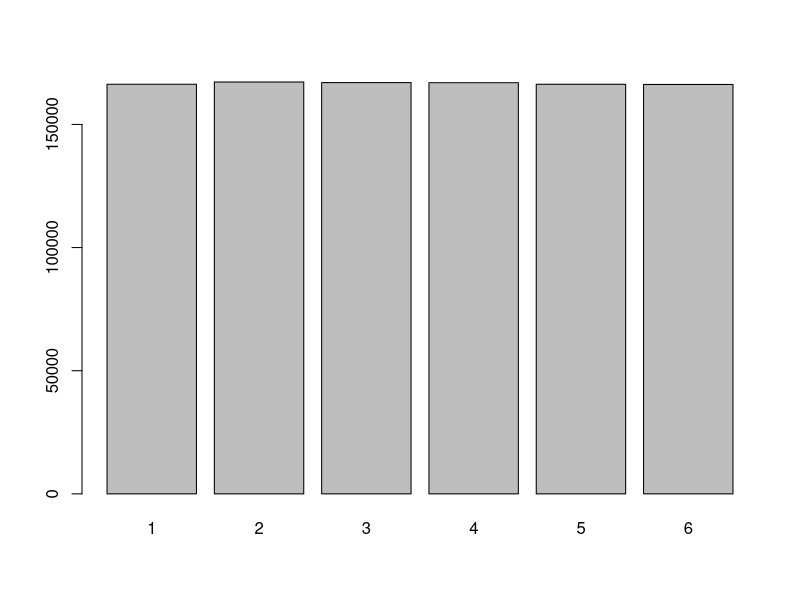

Reproduce this figure in R.
#CRIANDO VETORES

x1 <- c(3, 10, 78)

length(x1)

sum(x1)

mean(x1)

c(1, 6, "teste")

x1[c(2, 3)]

x2 <- c(x1, 67, 90)

x2 < 70

sum(x2 < 70)
x2[x2 < 70]

x2 != 10

TRUE | FALSE
TRUE & FALSE

?sample

dado1 <- sample(x = 1:6, size = 1000000, replace = TRUE)

mean(dado1 == 3)

dado1[102]

table(dado1)

barplot(table(dado1))
